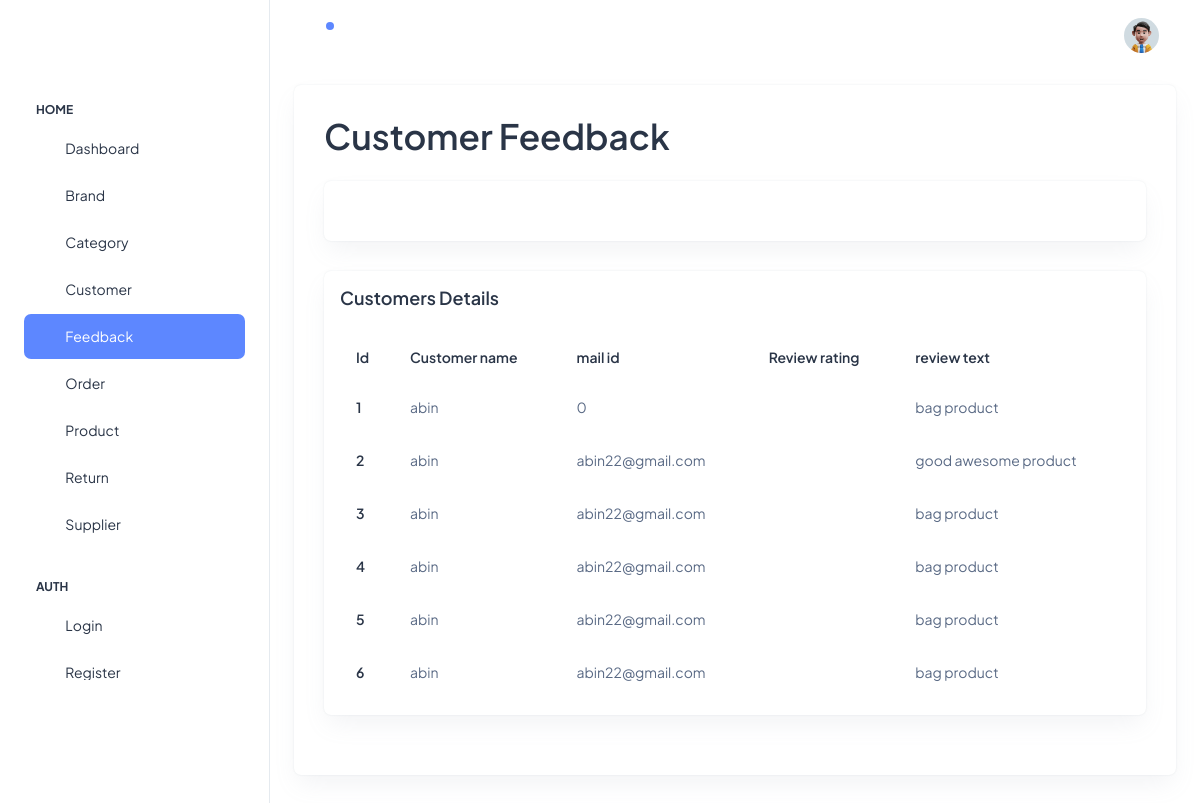
/Admin/pages/admin-feedback.php (signed in), run on the app's committed database.
### tables this page shows
CREATE TABLE `review` (
  `review_id` int(11) NOT NULL,
  `customer_name` varchar(100) NOT NULL,
  `customer_mail` varchar(100) NOT NULL,
  `review_rating` varchar(10) NOT NULL,
  `review_text` varchar(100) NOT NULL
);

### Admin/pages/admin-feedback.php (the view, shortened to what this page needs)
<?php
 include './connect.php';
?>
<!doctype html>
<html lang="en">
<head>
  <link rel="stylesheet" href="../css/styles.css" />
</head>
<body>
  <div class="page-wrapper" id="main-wrapper" data-layout="vertical" data-navbarbg="skin6" data-sidebartype="full"
    data-sidebar-position="fixed" data-header-position="fixed">
<?php
  include './topbar.php';
?>
    <div class="container-fluid">
      <div class="card">
        <div class="card-body">
          <h1 class="fw-semibold mb-4">Customer Feedback</h1>
          <div class="card">
            <div class="card-body">
            </div>
          </div>
                <div class="card w-100">
              <div class="card-body p-3">
                <h5 class="card-title fw-semibold mb-4">Customers Details</h5>
                <div class="table-responsive">
                  <table class="table text-nowrap mb-0 align-middle">
                    <thead class="text-dark fs-4">
                      <tr>
                        <th class="border-bottom-0">
                          <h6 class="fw-semibold mb-0">Id</h6>
                        </th>
                        <th class="border-bottom-0">
                          <h6 class="fw-semibold mb-0">Customer name</h6>
                        </th>
                        <th class="border-bottom-0">
                          <h6 class="fw-semibold mb-0">mail id</h6>
                        </th>
                        <th class="border-bottom-0">
                          <h6 class="fw-semibold mb-0">Review rating</h6>
                        </th>
                        <th class="border-bottom-0">
                          <h6 class="fw-semibold mb-0">review text</h6>
                        </th>
                      </tr>
                    </thead>
<?php
$sql=mysqli_query($conn,"SELECT * FROM review ORDER BY review_id ");
while($row=mysqli_fetch_assoc($sql))
{
    $cu_id=$row['review_id'];
    $cu_name=$row['customer_name'];
    $cu_no=$row['customer_mail'];
    $cu_dob=$row['review_text'];
?>
                    <tbody>
                    <tr data-id="<?php echo $cu_id; ?>">
                        <td class="border-bottom-0"><h6 class="fw-semibold mb-0"><?php echo $cu_id; ?></h6></td>
                        <td class="border-bottom-0">
                          <p class="mb-0 fw-normal"><?php echo $cu_name; ?></p>
                        </td>
                        <td class="border-bottom-0">
                          <p class="mb-0 fw-normal"><?php echo $cu_no; ?></p>
                        </td>
                        <td class="border-bottom-0">
                        </td>
                        <td class="border-bottom-0">
                          <p class="mb-0 fw-normal"><?php echo $cu_dob; ?></p>
                        </td>
                      </tr>
                    </tbody>
<?php
}
?>
                  </table>
                </div>
              </div>
            </div>
        </div>
      </div>
    </div>
  </div>
</div>
</body>
</html>

### data on the page
review: review_id "1", customer_name "abin", customer_mail "0", review_text "bag product"
review: review_id "2", customer_name "abin", customer_mail "abin22@gmail.com", review_text "good awesome product"
review: review_id "3", customer_name "abin", customer_mail "abin22@gmail.com", review_text "bag product"
review: review_id "4", customer_name "abin", customer_mail "abin22@gmail.com", review_text "bag product"
review: review_id "5", customer_name "abin", customer_mail "abin22@gmail.com", review_text "bag product"
review: review_id "6", customer_name "abin", customer_mail "abin22@gmail.com", review_text "bag product"
